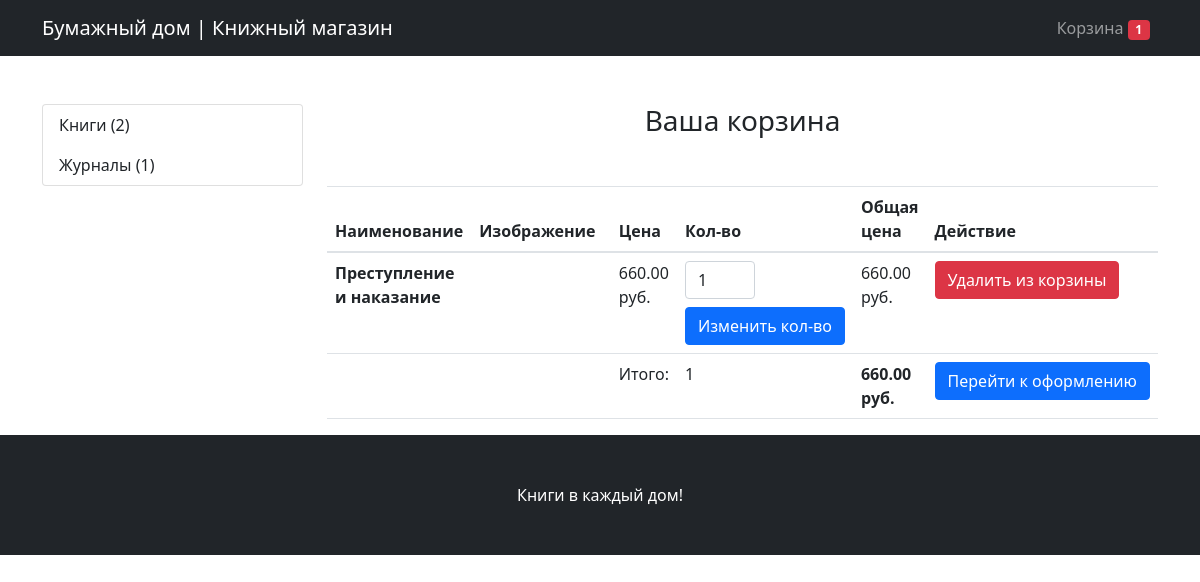
The page /cart/ (signed in) on the database as committed earlier.
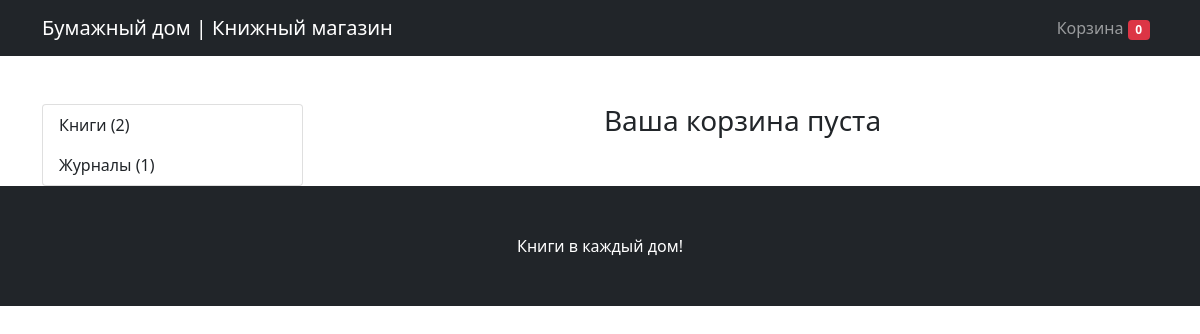
The same page on the database as committed later.
### mainapp/models.py (models this page shows, shortened)
class Cart(models.Model):
    owner = models.ForeignKey('Customer', null=True, verbose_name='Владелец', on_delete=models.CASCADE)
    products = models.ManyToManyField(CartProduct, blank=True, related_name='related_cart')
    total_products = models.PositiveIntegerField(default=0)
    final_price = models.DecimalField(max_digits=9, default=0, decimal_places=2, verbose_name='Общая цена')
    in_order = models.BooleanField(default=False)
    for_anonymous_user = models.BooleanField(default=False)

class Category(models.Model):
    name = models.CharField(max_length=255, verbose_name='Наименование категории')
    slug = models.SlugField(unique=True)
    objects = CategoryManager()
    def get_absolute_url(self):
        return reverse('category_detail', kwargs={'slug': self.slug})

class CartProduct(models.Model):
    user = models.ForeignKey('Customer', verbose_name='Покупатель', on_delete=models.CASCADE)
    cart = models.ForeignKey('Cart', verbose_name='Корзина', on_delete=models.CASCADE, related_name='related_products')
    content_type = models.ForeignKey(ContentType, on_delete=models.CASCADE)
    object_id = models.PositiveIntegerField()
    content_object = GenericForeignKey('content_type', 'object_id')
    qty = models.PositiveIntegerField(default=1)
    final_price = models.DecimalField(max_digits=9, decimal_places=2, verbose_name='Общая цена')

class Product(models.Model):
    class Meta:
        abstract = True
    category = models.ForeignKey(Category, verbose_name='Категория', on_delete=models.CASCADE)
    title = models.CharField(max_length=255, verbose_name='Наименование товара')
    slug = models.SlugField(unique=True)
    image = models.ImageField(verbose_name='Изображение')
    description = models.TextField(verbose_name='Описание', null=True)
    price = models.DecimalField(max_digits=9, decimal_places=2, verbose_name='Цена')
    def get_model_name(self):
        return self.__class__.__name__.lower()

class Book(Product):
    publisher = models.ForeignKey(Publisher, on_delete=models.CASCADE, verbose_name='Издательство', null=True)
    creationdate = models.DateField(default=datetime.now)
    author = models.ForeignKey(Author, verbose_name='Автор', on_delete=models.CASCADE, null=True)

### mainapp/views.py (the view)
# urls.py: path('cart/', CartView.as_view(), name='cart'),
class CartView(CartMixin, View):
    def get(self, request, *args, **kwargs):
        categories = Category.objects.get_categories_for_left_sidebar()
        context = {
            'cart': self.cart,
            'categories': categories
        }
        return render(request, 'cart.html', context)

### mainapp/mixins.py (called while the page is built)
    def dispatch(self, request, *args, **kwargs):
        if request.user.is_authenticated:
            customer = Customer.objects.filter(user=request.user).first()
            if not customer:
                customer = Customer.objects.create(
                    user=request.user
                )
            cart = Cart.objects.filter(owner=customer, in_order=False).first()
            if not cart:
                cart = Cart.objects.create(owner=customer)
        else:
            cart = Cart.objects.filter(for_anonymous_user=True).first()
            if not cart:
                cart = Cart.objects.create(for_anonymous_user=True)
        self.cart = cart
        return super().dispatch(request, *args, **kwargs)

### mainapp/models.py (called while the page is built)
def get_models_for_count(*model_names):
    return [models.Count(model_name) for model_name in model_names]

    def get_queryset(self):
        return super().get_queryset()

### mainapp/templates/cart.html (shortened to what this page needs)
{% extends 'base.html' %}
{% block content %}
<h3 class="text-center mt-5 mb-5">Ваша корзина {% if not cart.products.count %}пуста{% endif %}</h3>
{% if cart.products.count %}
<table class="table">
  <thead>
    <tr>
      <th scope="col">Наименование</th>
      <th scope="col">Изображение</th>
      <th scope="col">Цена</th>
      <th scope="col">Кол-во</th>
        <th scope="col">Общая цена</th>
      <th scope="col">Действие</th>
    </tr>
  </thead>
  <tbody>
    {% for item in cart.products.all %}
        <tr>
          <th scope="row">{{ item.content_object.title }}</th>
          <td class="w-25"><img src="{{ item.content_object.image.url }}" class="img-fluid" alt=""></td>
          <td>{{ item.content_object.price }} руб.</td>
          <td>
            <form action="{% url 'change_qty' ct_model=item.content_object.get_model_name slug=item.content_object.slug %}" method="POST">
                <label>
                    <input type="number" class="form-control" name="qty" style="width: 70px;" min="1" value="{{ item.qty }}">
                </label>
                <br>
              <input type="submit" class="btn btn-primary" value="Изменить кол-во">
            </form>
          </td>
            <td>{{ item.final_price }} руб.</td>
          <td>
            <a href="{% url 'delete_from_cart' ct_model=item.content_object.get_model_name slug=item.content_object.slug %}"><button class="btn btn-danger">Удалить из корзины</button></a>
          </td>
        </tr>
    {% endfor %}
        <tr>
          <td colspan="2"></td>
          <td>Итого:</td>
          <td>{{ cart.total_products }}</td>
          <td><strong>{{ cart.final_price }} руб.</strong></td>
          <td><a href="{% url 'checkout' %}"><button class="btn btn-primary">Перейти к оформлению</button></a></td>
        </tr>
  </tbody>
</table>
{% endif %}
{% endblock content %}

### mainapp/templates/base.html (shortened to what this page needs)
{% load static %}
<!DOCTYPE html>
<html lang="en">
<head>
  <link rel="stylesheet" href="https://maxcdn.bootstrapcdn.com/bootstrap/4.0.0/css/bootstrap.min.css">
  <link href="css/shop-homepage.css" rel="stylesheet">
</head>
<body>
  <nav class="navbar navbar-expand-lg navbar-dark bg-dark fixed-top">
    <div class="container">
      <a class="navbar-brand" href="{% url 'base' %}">Бумажный дом | Книжный магазин</a>
      <div class="collapse navbar-collapse" id="navbarResponsive">
        <ul class="navbar-nav ml-auto">
          <li class="nav-item">
            <a class="nav-link" href="{% url 'cart' %}">Корзина <span class="badge badge-pill badge-danger">{{ cart.products.count }}</span></a>
          </li>
        </ul>
      </div>
    </div>
  </nav>
  <div class="container">
    <div class="row">
      <div class="col-lg-3 mt-5">
        <div class="list-group">
          {% for category in categories %}
          <a href="{{ category.url }}" class="list-group-item">{{ category.name }} ({{ category.count }})</a>
          {% endfor %}
        </div>
      </div>
      <div class="col-lg-9">
        {% block content %}{% endblock content %}
      </div>
    </div>
  </div>
  <footer class="py-5 bg-dark">
    <div class="container">
      <p class="m-0 text-center text-white">Книги в каждый дом!</p>
    </div>
  </footer>
</body>
</html>

Rows that differ between the two databases and show on the page:
no longer on this page (row edited): Cart: products.count "1", total_products "1", final_price "660.00"
no longer on this page (row edited): CartProduct: content_object "Преступление и наказание", content_object.price "660.00", qty "1", final_price "660.00"
added Cart: products.count "0"
Other text that changed with them:
text no longer shown: "Наименование Изображение Цена Кол-во Общая цена Действие Итого: руб. Перейти к оформлению"
text now shown: "пуста"
